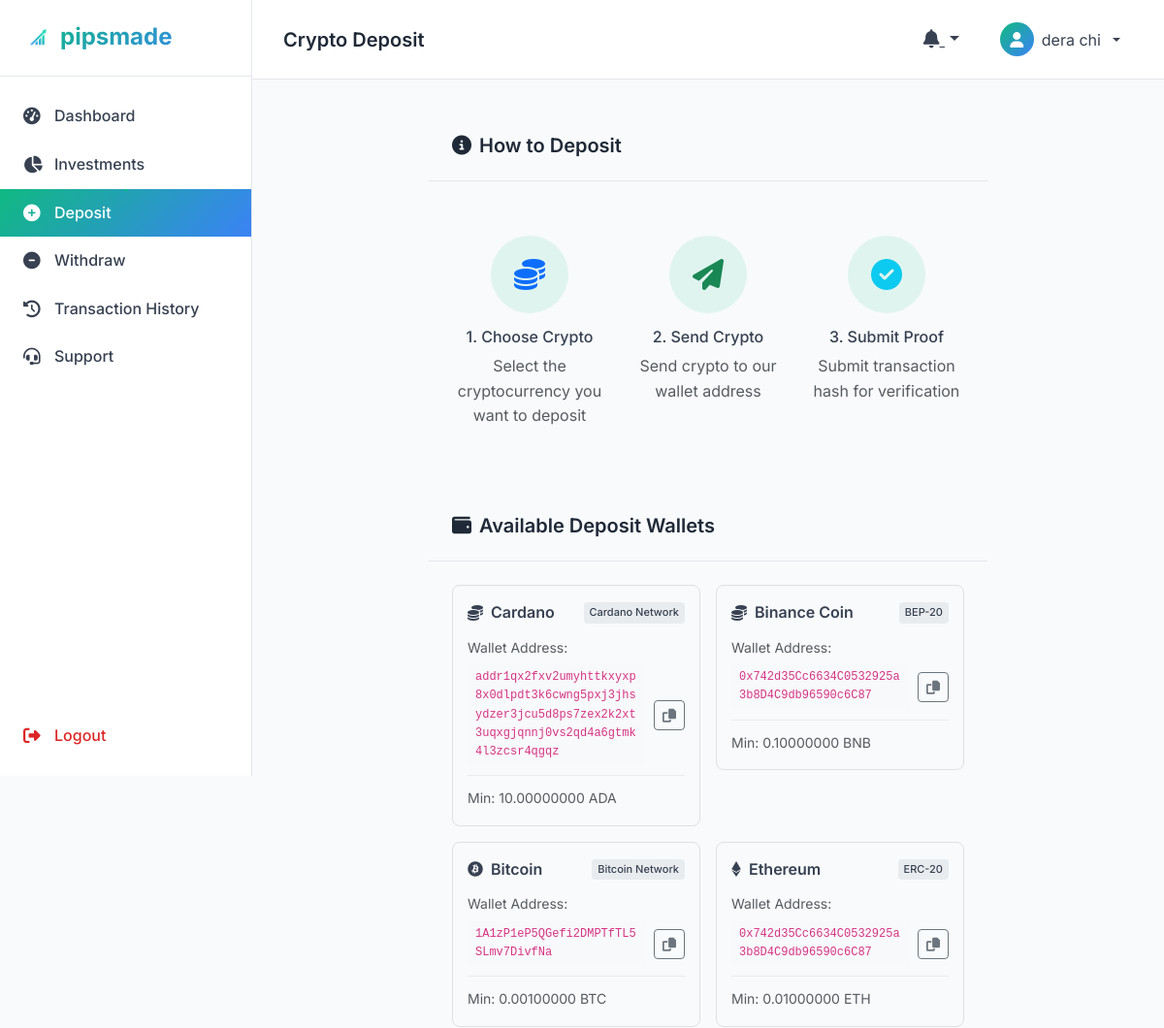
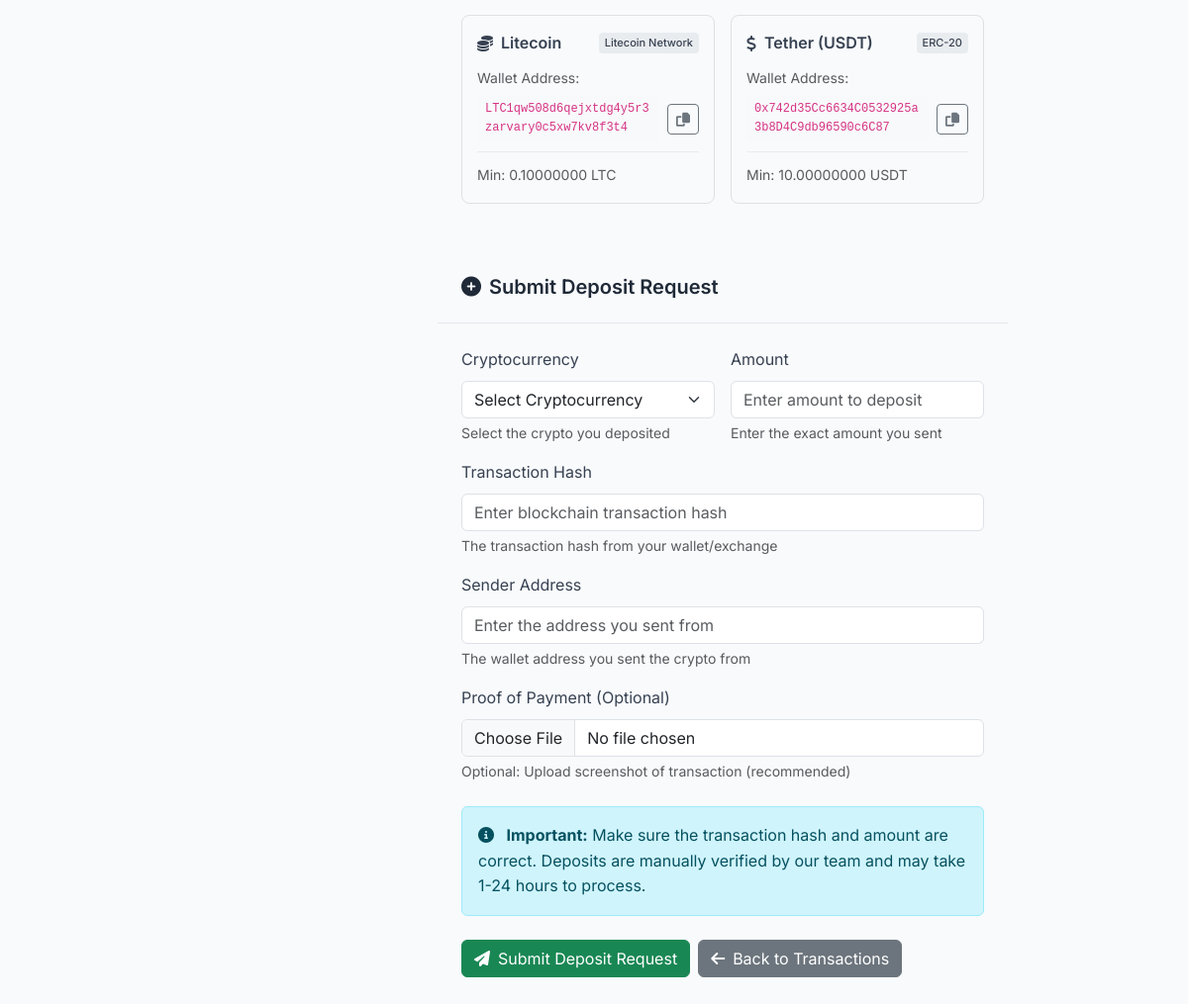
/transactions/deposit/ (signed in), run on the app's committed database (2 pictures, top to bottom).
### transactions/models.py (models this page shows)
class CryptoWallet(models.Model):
    CRYPTO_CHOICES = [
        ('BTC', 'Bitcoin'),
        ('ETH', 'Ethereum'),
        ('USDT', 'Tether (USDT)'),
        ('BNB', 'Binance Coin'),
        ('ADA', 'Cardano'),
        ('DOT', 'Polkadot'),
        ('LTC', 'Litecoin'),
        ('XRP', 'Ripple'),
        ('DOGE', 'Dogecoin'),
        ('MATIC', 'Polygon'),
    ]
    crypto_type = models.CharField(max_length=10, choices=CRYPTO_CHOICES, unique=True)
    wallet_address = models.CharField(max_length=255)
    network = models.CharField(max_length=50, help_text="e.g., ERC-20, BEP-20, TRC-20")
    is_active = models.BooleanField(default=True)
    minimum_deposit = models.DecimalField(max_digits=12, decimal_places=8, default=0.001)
    deposit_fee_percentage = models.DecimalField(max_digits=5, decimal_places=2, default=0.00)
    withdrawal_fee_percentage = models.DecimalField(max_digits=5, decimal_places=2, default=2.00)
    created_at = models.DateTimeField(auto_now_add=True)
    updated_at = models.DateTimeField(auto_now=True)
    class Meta:
        ordering = ['crypto_type']
    def __str__(self):
        return f"{self.get_crypto_type_display()} - {self.wallet_address[:20]}..."
    def get_crypto_icon(self):
        icons = {
            'BTC': 'fab fa-bitcoin',
            'ETH': 'fab fa-ethereum',
            'USDT': 'fas fa-dollar-sign',
            'BNB': 'fas fa-coins',
            'ADA': 'fas fa-coins',
            'DOT': 'fas fa-circle',
            'LTC': 'fas fa-coins',
            'XRP': 'fas fa-water',
            'DOGE': 'fas fa-dog',
            'MATIC': 'fas fa-shapes',
        }
        return icons.get(self.crypto_type, 'fas fa-coins')

### transactions/views.py (the view)
# urls.py: path('deposit/', views.deposit_view, name='deposit'),
@login_required
def deposit_view(request):
    if request.method == 'POST':
        form = DepositForm(request.POST, request.FILES)
        if form.is_valid():
            crypto_wallet = form.cleaned_data['crypto_wallet']
            amount = form.cleaned_data['amount']
            transaction_hash = form.cleaned_data['transaction_hash']
            sender_address = form.cleaned_data['sender_address']
            proof_image = form.cleaned_data.get('proof_image')
            if amount < crypto_wallet.minimum_deposit:
                messages.error(request, f'Minimum deposit for {crypto_wallet.crypto_type} is {crypto_wallet.minimum_deposit}')
                return redirect('deposit')
            transaction = Transaction.objects.create(
                user=request.user,
                transaction_type='deposit',
                status='pending',
                amount=amount,
                crypto_type=crypto_wallet.crypto_type,
                transaction_hash=transaction_hash,
                to_address=crypto_wallet.wallet_address,
                from_address=sender_address,
                user_notes=f"Deposit via {crypto_wallet.network}"
            )
            deposit_request = DepositRequest.objects.create(
                user=request.user,
                transaction=transaction,
                crypto_wallet=crypto_wallet,
                amount=amount,
                transaction_hash=transaction_hash,
                sender_address=sender_address,
                proof_image=proof_image
            )
            try:
                send_deposit_notification(deposit_request)
                print(f"Deposit notification sent successfully for user {request.user.username}")
            except Exception as e:
                print(f"Failed to send deposit notification: {e}")
            messages.success(request, 'Deposit request submitted successfully! It will be reviewed by our team.')
            return redirect('transactions')
    else:
        form = DepositForm()
    crypto_wallets = CryptoWallet.objects.filter(is_active=True)
    context = {
        'form': form,
        'crypto_wallets': crypto_wallets,
    }
    return render(request, 'transactions/deposit.html', context)

### templates/transactions/deposit.html (shortened to what this page needs)
{% extends 'dashboard/base_dashboard.html' %}
{% load static %}
{% block page_title %}Crypto Deposit{% endblock %}
{% block content %}
    <div class="row justify-content-center">
        <div class="col-lg-8">
            <div class="dashboard-card mb-4">
                <div class="card-header">
                    <h5><i class="fas fa-info-circle me-2"></i>How to Deposit</h5>
                </div>
                <div class="card-body">
                    <div class="row g-4">
                        <div class="col-md-4 text-center">
                            <div class="step-icon">
                                <i class="fas fa-coins fa-2x text-primary"></i>
                            </div>
                            <h6 class="mt-2">1. Choose Crypto</h6>
                            <p class="text-muted">Select the cryptocurrency you want to deposit</p>
                        </div>
                        <div class="col-md-4 text-center">
                            <div class="step-icon">
                                <i class="fas fa-paper-plane fa-2x text-success"></i>
                            </div>
                            <h6 class="mt-2">2. Send Crypto</h6>
                            <p class="text-muted">Send crypto to our wallet address</p>
                        </div>
                        <div class="col-md-4 text-center">
                            <div class="step-icon">
                                <i class="fas fa-check-circle fa-2x text-info"></i>
                            </div>
                            <h6 class="mt-2">3. Submit Proof</h6>
                            <p class="text-muted">Submit transaction hash for verification</p>
                        </div>
                    </div>
                </div>
            </div>
            <div class="dashboard-card mb-4">
                <div class="card-header">
                    <h5><i class="fas fa-wallet me-2"></i>Available Deposit Wallets</h5>
                </div>
                <div class="card-body">
                    <div class="row g-3">
                        {% for wallet in crypto_wallets %}
                        <div class="col-md-6">
                            <div class="crypto-wallet-card" data-crypto="{{ wallet.crypto_type }}">
                                <div class="wallet-header">
                                    <i class="{{ wallet.get_crypto_icon }} me-2"></i>
                                    <span class="crypto-name">{{ wallet.get_crypto_type_display }}</span>
                                    <span class="network-badge">{{ wallet.network }}</span>
                                </div>
                                <div class="wallet-address">
                                    <small class="text-muted">Wallet Address:</small>
                                    <div class="address-container">
                                        <code class="wallet-addr">{{ wallet.wallet_address }}</code>
                                        <button class="btn btn-sm btn-outline-secondary copy-btn"
                                                onclick="copyToClipboard('{{ wallet.wallet_address }}')">
                                            <i class="fas fa-copy"></i>
                                        </button>
                                    </div>
                                </div>
                                <div class="wallet-info">
                                    <small class="text-muted">
                                        Min: {{ wallet.minimum_deposit }} {{ wallet.crypto_type }}
                                    </small>
                                </div>
                            </div>
                        </div>
                        {% endfor %}
                    </div>
                </div>
            </div>
            <div class="dashboard-card">
                <div class="card-header">
                    <h5><i class="fas fa-plus-circle me-2"></i>Submit Deposit Request</h5>
                </div>
                <div class="card-body">
                    <form method="post" enctype="multipart/form-data" id="depositForm">
                        <div class="row g-3">
                            <div class="col-md-6">
                                <label class="form-label">Cryptocurrency</label>
                                {{ form.crypto_wallet }}
                                <div class="form-text">Select the crypto you deposited</div>
                            </div>
                            <div class="col-md-6">
                                <label class="form-label">Amount</label>
                                {{ form.amount }}
                                <div class="form-text" id="minAmountText">Enter the exact amount you sent</div>
                            </div>
                            <div class="col-12">
                                <label class="form-label">Transaction Hash</label>
                                {{ form.transaction_hash }}
                                <div class="form-text">{{ form.transaction_hash.help_text }}</div>
                            </div>
                            <div class="col-12">
                                <label class="form-label">Sender Address</label>
                                {{ form.sender_address }}
                                <div class="form-text">{{ form.sender_address.help_text }}</div>
                            </div>
                            <div class="col-12">
                                <label class="form-label">Proof of Payment (Optional)</label>
                                {{ form.proof_image }}
                                <div class="form-text">{{ form.proof_image.help_text }}</div>
                            </div>
                        </div>
                        <div class="mt-4">
                            <div class="alert alert-info">
                                <i class="fas fa-info-circle me-2"></i>
                                <strong>Important:</strong> Make sure the transaction hash and amount are correct.
                                Deposits are manually verified by our team and may take 1-24 hours to process.
                            </div>
                        </div>
                        <div class="d-flex gap-2 mt-4">
                            <button type="submit" class="btn btn-success">
                                <i class="fas fa-paper-plane me-2"></i>Submit Deposit Request
                            </button>
                            <a href="{% url 'transactions' %}" class="btn btn-secondary">
                                <i class="fas fa-arrow-left me-2"></i>Back to Transactions
                            </a>
                        </div>
                    </form>
                </div>
            </div>
        </div>
    </div>
{% endblock %}

### templates/dashboard/base_dashboard.html (shortened to what this page needs)
{% load static %}
<!DOCTYPE html>
<html lang="en">
<head>
    <link href="https://cdn.jsdelivr.net/npm/bootstrap@5.3.0/dist/css/bootstrap.min.css" rel="stylesheet">
    <link rel="stylesheet" href="https://cdnjs.cloudflare.com/ajax/libs/font-awesome/6.4.0/css/all.min.css">
    <link rel="stylesheet" href="{% static 'css/styles.css' %}">
    <link rel="stylesheet" href="{% static 'css/dashboard-enhanced.css' %}">
</head>
<body class="dashboard-page">
    <div class="sidebar">
        <div class="sidebar-header">
            <a href="{% url 'home' %}" class="sidebar-brand">
                <h4><img src="{% static 'img/Upward Growth Logo.png' %}" alt="pipsmade Logo" height="30" class="me-2">pipsmade</h4>
            </a>
        </div>
        <nav class="sidebar-nav">
            <ul class="nav flex-column">
                <li class="nav-item">
                    <a class="nav-link {% if request.resolver_match.url_name == 'dashboard' %}active{% endif %}" href="{% url 'dashboard' %}">
                        <i class="fas fa-tachometer-alt"></i>
                        <span>Dashboard</span>
                    </a>
                </li>
                <li class="nav-item">
                    <a class="nav-link {% if request.resolver_match.url_name == 'investments' %}active{% endif %}" href="{% url 'investments' %}">
                        <i class="fas fa-chart-pie"></i>
                        <span>Investments</span>
                    </a>
                </li>
                <li class="nav-item">
                    <a class="nav-link {% if request.resolver_match.url_name == 'deposit' %}active{% endif %}" href="{% url 'deposit' %}">
                        <i class="fas fa-plus-circle"></i>
                        <span>Deposit</span>
                    </a>
                </li>
                <li class="nav-item">
                    <a class="nav-link {% if request.resolver_match.url_name == 'withdraw' %}active{% endif %}" href="{% url 'withdraw' %}">
                        <i class="fas fa-minus-circle"></i>
                        <span>Withdraw</span>
                    </a>
                </li>
                <li class="nav-item">
                    <a class="nav-link {% if request.resolver_match.url_name == 'transactions' %}active{% endif %}" href="{% url 'transactions' %}">
                        <i class="fas fa-history"></i>
                        <span>Transaction History</span>
                    </a>
                </li>
                <li class="nav-item">
                    <a class="nav-link {% if request.resolver_match.url_name == 'support_center' %}active{% endif %}" href="{% url 'support:support_center' %}">
                        <i class="fas fa-headset"></i>
                        <span>Support</span>
                    </a>
                </li>
                <li class="nav-item mt-auto">
                    <a class="nav-link logout" href="{% url 'logout' %}">
                        <i class="fas fa-sign-out-alt"></i>
                        <span>Logout</span>
                    </a>
                </li>
            </ul>
        </nav>
    </div>
    <div class="main-content">
        <nav class="top-nav">
            <div class="nav-left">
                <h5 class="page-title">{% block page_title %}Dashboard{% endblock %}</h5>
            </div>
            <div class="nav-right">
                <div class="notifications dropdown">
                    <button class="btn btn-link dropdown-toggle" data-bs-toggle="dropdown">
                        <i class="fas fa-bell"></i>
                    </button>
                </div>
                <div class="user-menu dropdown">
                    <button class="btn btn-link dropdown-toggle" data-bs-toggle="dropdown">
                        <div class="user-avatar">
                            <i class="fas fa-user"></i>
                        </div>
                        <span>{{ user.get_full_name|default:user.username }}</span>
                    </button>
                </div>
            </div>
        </nav>
        <div class="dashboard-content">
            {% block content %}
            {% endblock %}
        </div>
    </div>
</body>
</html>

### data on the page
CryptoWallet: crypto_type "Cardano", network "Cardano Network", wallet_address "addr1qx2fxv2umyhttkxyxp8x0dlpdt3k6cwng5pxj3jhsydzer3jcu5d8ps7zex2k2xt3uqxgjqnnj0vs2qd4a6gtmk4l3zcsr4qgqz", minimum_deposit "10.00000000", crypto_type "ADA"
CryptoWallet: crypto_type "Binance Coin", network "BEP-20", wallet_address "0x742d35Cc6634C0532925a3b8D4C9db96590c6C87", minimum_deposit "0.10000000", crypto_type "BNB"
CryptoWallet: crypto_type "Bitcoin", network "Bitcoin Network", wallet_address "1A1zP1eP5QGefi2DMPTfTL5SLmv7DivfNa", minimum_deposit "0.00100000", crypto_type "BTC"
CryptoWallet: crypto_type "Ethereum", network "ERC-20", wallet_address "0x742d35Cc6634C0532925a3b8D4C9db96590c6C87", minimum_deposit "0.01000000", crypto_type "ETH"
CryptoWallet: crypto_type "Litecoin", network "Litecoin Network", wallet_address "LTC1qw508d6qejxtdg4y5r3zarvary0c5xw7kv8f3t4", minimum_deposit "0.10000000", crypto_type "LTC"
CryptoWallet: crypto_type "Tether (USDT)", network "ERC-20", wallet_address "0x742d35Cc6634C0532925a3b8D4C9db96590c6C87", minimum_deposit "10.00000000", crypto_type "USDT"

### other printed values
{{ user.get_full_name|default:user.username }} "dera chi"
